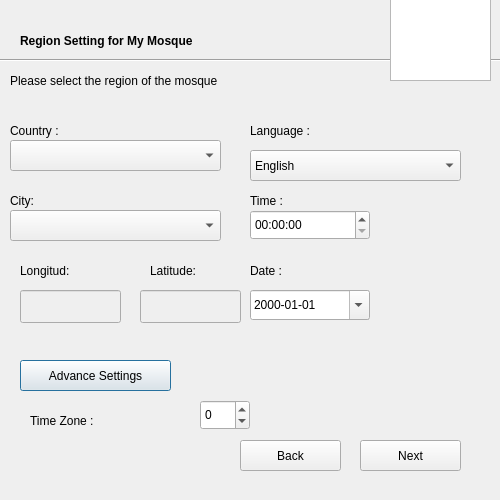
<?xml version="1.0" encoding="UTF-8"?>
<ui version="4.0">
 <class>Region</class>
 <widget class="QDialog" name="Region">
  <property name="geometry">
   <rect>
    <x>0</x>
    <y>0</y>
    <width>500</width>
    <height>500</height>
   </rect>
  </property>
  <property name="windowTitle">
   <string>Dialog</string>
  </property>
  <widget class="QLabel" name="WelcomeLabelText">
   <property name="geometry">
    <rect>
     <x>20</x>
     <y>30</y>
     <width>331</width>
     <height>21</height>
    </rect>
   </property>
   <property name="font">
    <font>
     <weight>75</weight>
     <bold>true</bold>
    </font>
   </property>
   <property name="text">
    <string>Region Setting for My Mosque</string>
   </property>
  </widget>
  <widget class="Line" name="line">
   <property name="geometry">
    <rect>
     <x>0</x>
     <y>50</y>
     <width>671</width>
     <height>20</height>
    </rect>
   </property>
   <property name="orientation">
    <enum>Qt::Horizontal</enum>
   </property>
  </widget>
  <widget class="QComboBox" name="CountryListBox">
   <property name="geometry">
    <rect>
     <x>10</x>
     <y>140</y>
     <width>211</width>
     <height>31</height>
    </rect>
   </property>
   <property name="sizePolicy">
    <sizepolicy hsizetype="Preferred" vsizetype="MinimumExpanding">
     <horstretch>0</horstretch>
     <verstretch>0</verstretch>
    </sizepolicy>
   </property>
   <property name="editable">
    <bool>false</bool>
   </property>
   <property name="insertPolicy">
    <enum>QComboBox::InsertAfterCurrent</enum>
   </property>
   <property name="sizeAdjustPolicy">
    <enum>QComboBox::AdjustToMinimumContentsLength</enum>
   </property>
   <property name="modelColumn">
    <number>0</number>
   </property>
  </widget>
  <widget class="QLabel" name="CountryListLabel">
   <property name="geometry">
    <rect>
     <x>10</x>
     <y>120</y>
     <width>211</width>
     <height>21</height>
    </rect>
   </property>
   <property name="text">
    <string>Country :</string>
   </property>
  </widget>
  <widget class="QComboBox" name="CityListBox">
   <property name="geometry">
    <rect>
     <x>10</x>
     <y>210</y>
     <width>211</width>
     <height>31</height>
    </rect>
   </property>
   <property name="sizePolicy">
    <sizepolicy hsizetype="MinimumExpanding" vsizetype="MinimumExpanding">
     <horstretch>0</horstretch>
     <verstretch>0</verstretch>
    </sizepolicy>
   </property>
  </widget>
  <widget class="QLabel" name="CityListLabel_2">
   <property name="geometry">
    <rect>
     <x>10</x>
     <y>190</y>
     <width>211</width>
     <height>21</height>
    </rect>
   </property>
   <property name="text">
    <string>City:</string>
   </property>
  </widget>
  <widget class="QLabel" name="LongitudLabel">
   <property name="geometry">
    <rect>
     <x>20</x>
     <y>260</y>
     <width>81</width>
     <height>21</height>
    </rect>
   </property>
   <property name="text">
    <string>Longitud:</string>
   </property>
  </widget>
  <widget class="QLabel" name="LatitudeLabel">
   <property name="geometry">
    <rect>
     <x>150</x>
     <y>260</y>
     <width>81</width>
     <height>21</height>
    </rect>
   </property>
   <property name="text">
    <string>Latitude:</string>
   </property>
  </widget>
  <widget class="QLineEdit" name="LongitudTextbox">
   <property name="enabled">
    <bool>false</bool>
   </property>
   <property name="geometry">
    <rect>
     <x>20</x>
     <y>290</y>
     <width>101</width>
     <height>33</height>
    </rect>
   </property>
  </widget>
  <widget class="QLineEdit" name="LatitudeTextbox">
   <property name="enabled">
    <bool>false</bool>
   </property>
   <property name="geometry">
    <rect>
     <x>140</x>
     <y>290</y>
     <width>101</width>
     <height>33</height>
    </rect>
   </property>
  </widget>
  <widget class="QPushButton" name="ChangingLanLonPush">
   <property name="geometry">
    <rect>
     <x>20</x>
     <y>360</y>
     <width>151</width>
     <height>31</height>
    </rect>
   </property>
   <property name="text">
    <string>Advance Settings</string>
   </property>
  </widget>
  <widget class="QPushButton" name="NextPush">
   <property name="geometry">
    <rect>
     <x>360</x>
     <y>440</y>
     <width>101</width>
     <height>31</height>
    </rect>
   </property>
   <property name="text">
    <string>Next</string>
   </property>
  </widget>
  <widget class="QGraphicsView" name="graphicsView">
   <property name="geometry">
    <rect>
     <x>390</x>
     <y>-10</y>
     <width>101</width>
     <height>91</height>
    </rect>
   </property>
   <property name="styleSheet">
    <string notr="true">border-image: url(:/Languages/build-MyMosqu-Desktop-Debug/Untitled-1.png);</string>
   </property>
  </widget>
  <widget class="QLabel" name="TimeZone">
   <property name="geometry">
    <rect>
     <x>30</x>
     <y>410</y>
     <width>121</width>
     <height>21</height>
    </rect>
   </property>
   <property name="text">
    <string>Time Zone :</string>
   </property>
  </widget>
  <widget class="QSpinBox" name="TimeZoneEdit">
   <property name="geometry">
    <rect>
     <x>200</x>
     <y>400</y>
     <width>50</width>
     <height>30</height>
    </rect>
   </property>
   <property name="minimum">
    <number>-25</number>
   </property>
   <property name="maximum">
    <number>25</number>
   </property>
  </widget>
  <widget class="QLabel" name="CountryListLabel_2">
   <property name="geometry">
    <rect>
     <x>10</x>
     <y>70</y>
     <width>291</width>
     <height>21</height>
    </rect>
   </property>
   <property name="text">
    <string>Please select the region of the mosque</string>
   </property>
  </widget>
  <widget class="QComboBox" name="Language_List">
   <property name="geometry">
    <rect>
     <x>250</x>
     <y>150</y>
     <width>211</width>
     <height>31</height>
    </rect>
   </property>
   <item>
    <property name="text">
     <string>English</string>
    </property>
   </item>
   <item>
    <property name="text">
     <string>Arabic</string>
    </property>
   </item>
  </widget>
  <widget class="QLabel" name="CountryListLabel_3">
   <property name="geometry">
    <rect>
     <x>250</x>
     <y>120</y>
     <width>211</width>
     <height>21</height>
    </rect>
   </property>
   <property name="text">
    <string>Language :</string>
   </property>
  </widget>
  <widget class="QLabel" name="TimeLabel">
   <property name="geometry">
    <rect>
     <x>250</x>
     <y>190</y>
     <width>67</width>
     <height>21</height>
    </rect>
   </property>
   <property name="text">
    <string>Time :</string>
   </property>
  </widget>
  <widget class="QDateEdit" name="dateEdit">
   <property name="geometry">
    <rect>
     <x>250</x>
     <y>290</y>
     <width>120</width>
     <height>30</height>
    </rect>
   </property>
   <property name="dateTime">
    <datetime>
     <hour>0</hour>
     <minute>0</minute>
     <second>0</second>
     <year>2000</year>
     <month>1</month>
     <day>1</day>
    </datetime>
   </property>
   <property name="displayFormat">
    <string>yyyy-MM-dd</string>
   </property>
   <property name="calendarPopup">
    <bool>true</bool>
   </property>
  </widget>
  <widget class="QLabel" name="DateLabel">
   <property name="geometry">
    <rect>
     <x>250</x>
     <y>260</y>
     <width>67</width>
     <height>21</height>
    </rect>
   </property>
   <property name="text">
    <string>Date :</string>
   </property>
  </widget>
  <widget class="QTimeEdit" name="timeEdit">
   <property name="geometry">
    <rect>
     <x>250</x>
     <y>210</y>
     <width>120</width>
     <height>30</height>
    </rect>
   </property>
   <property name="displayFormat">
    <string>HH:mm:ss</string>
   </property>
  </widget>
  <widget class="QPushButton" name="BackPush">
   <property name="geometry">
    <rect>
     <x>240</x>
     <y>440</y>
     <width>101</width>
     <height>31</height>
    </rect>
   </property>
   <property name="text">
    <string>Back</string>
   </property>
  </widget>
 </widget>
 <resources/>
 <connections/>
</ui>
